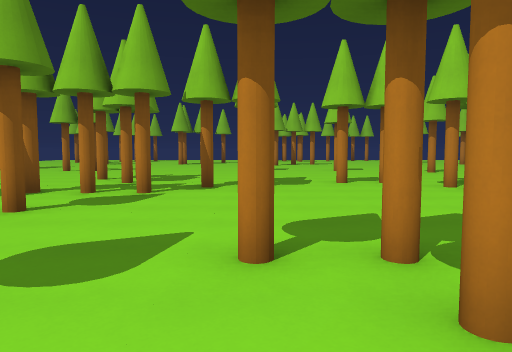
[1] (above)

24 first-person views from a walk through a 3-D level made in the Godot game engine. The camera is 1.5 m above the floor, tilts 4° down and sees 70° across. The floor is counted in squares, 2 m on a side. Each view is taken from the middle of a square. On the plan, view 1 faces up. The plan holds only what a view shows up to about 11 squares ahead; the rest is blank. The place goes on beyond the plan.

[2]
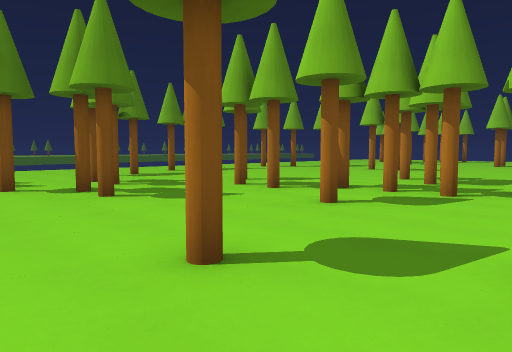

[3]
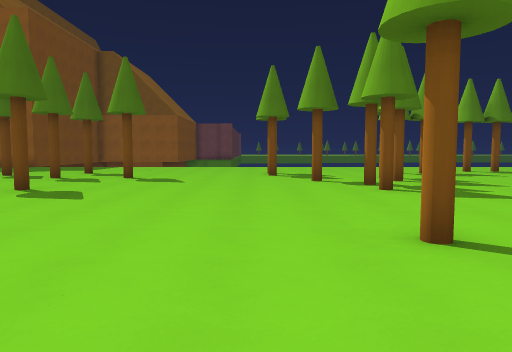

[4]
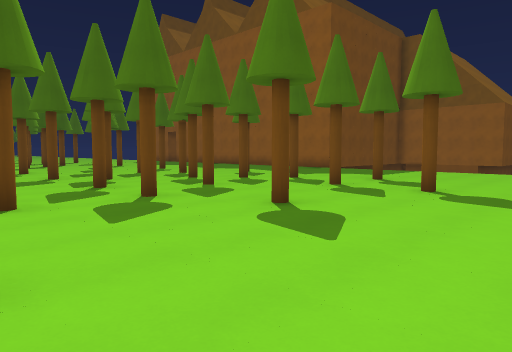

[5]
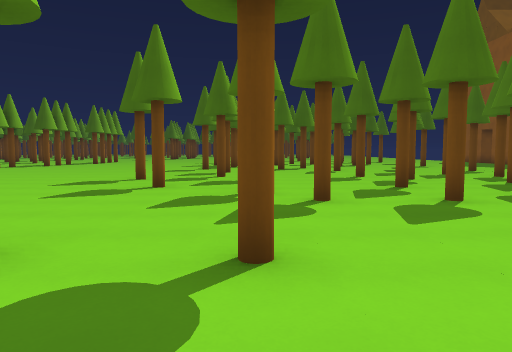

[6]
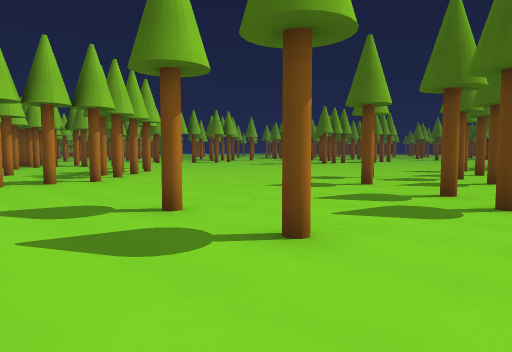

[7]
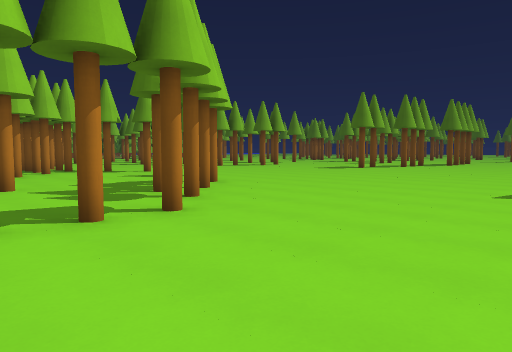

[8]
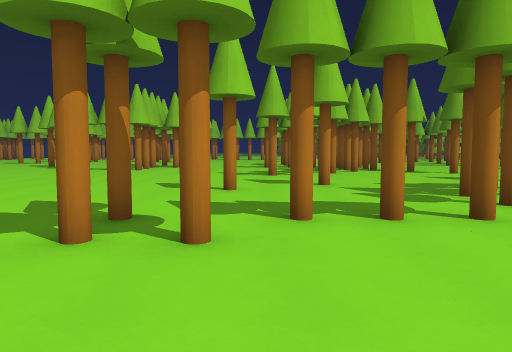

[9]
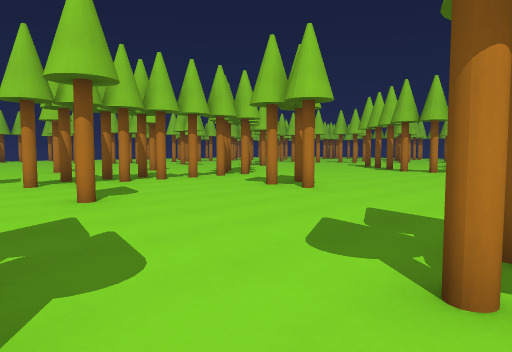

[10]
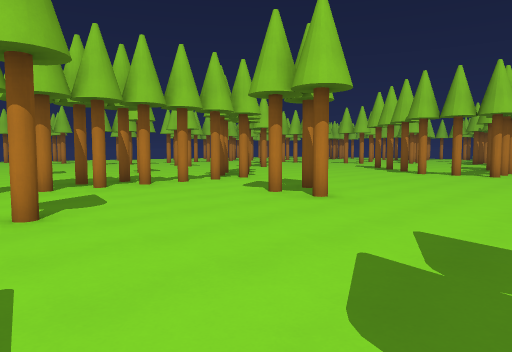

[11]
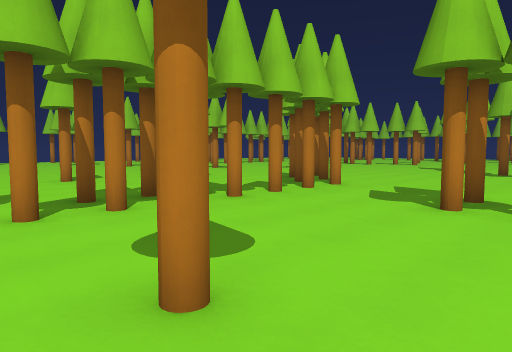

[12]
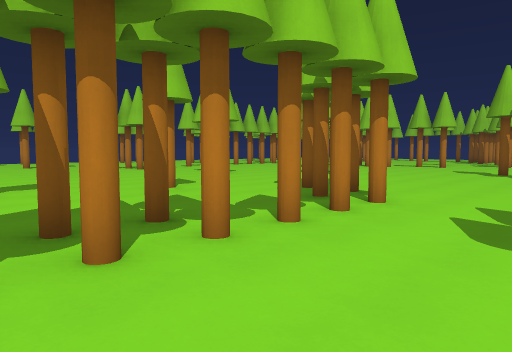

[13]
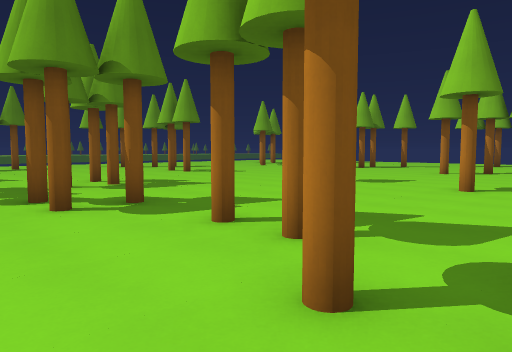

[14]
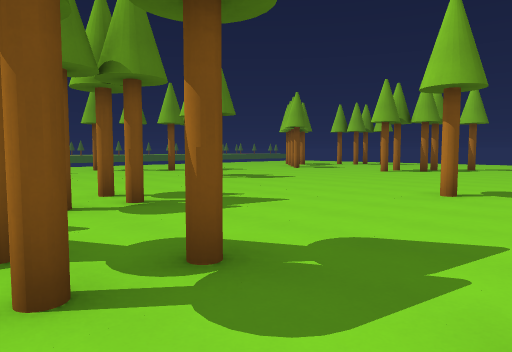

[15]
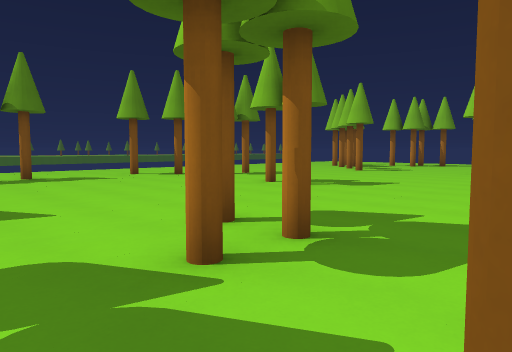

[16]
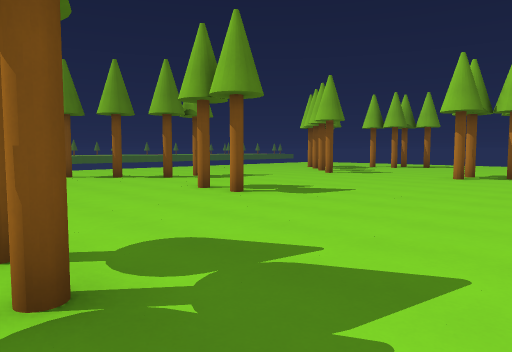

[17]
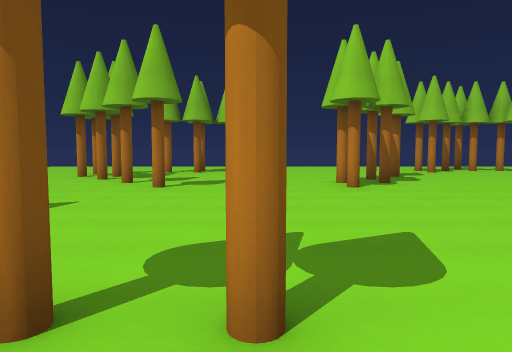

[18]
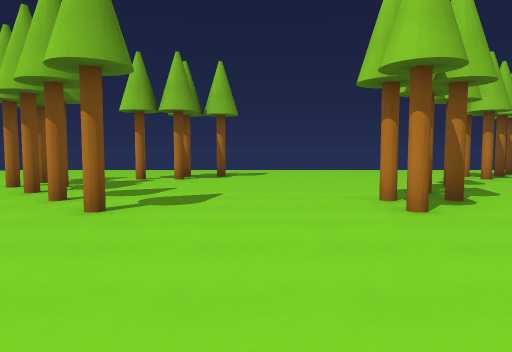

[19]
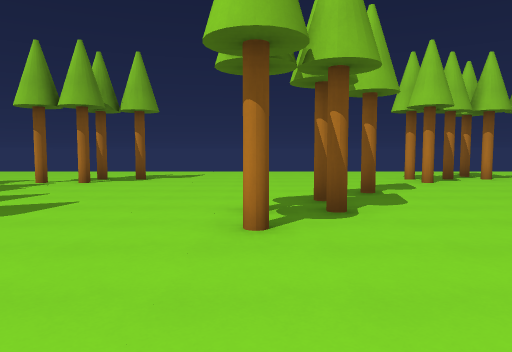

[20]
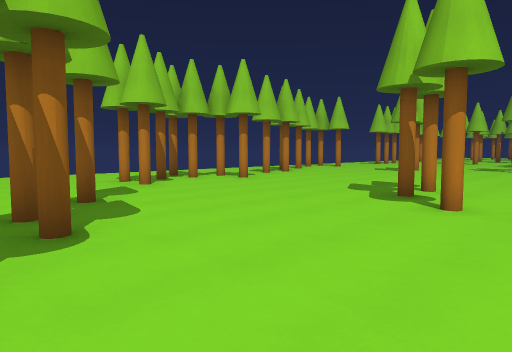

[21]
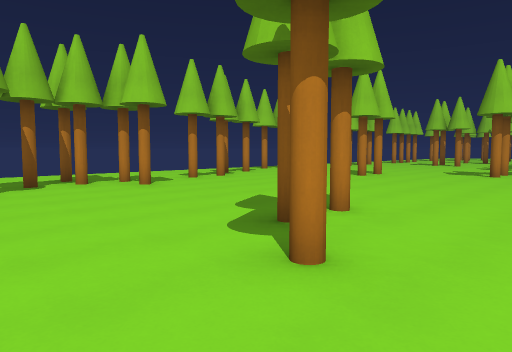

[22]
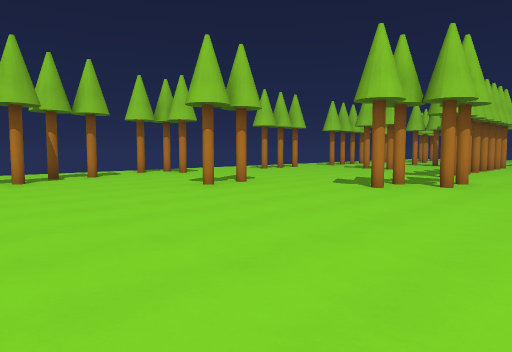

[23]
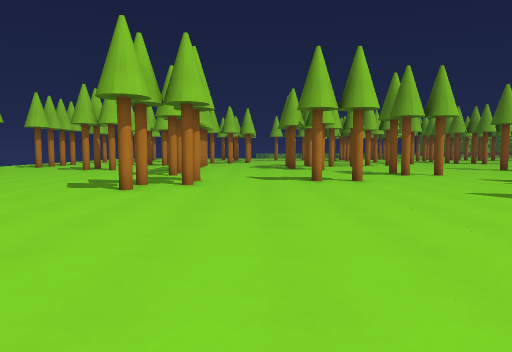

[24]
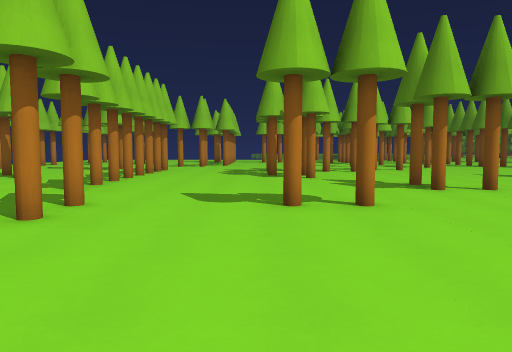

### Floor plan
Key: @ floor where view 1 was taken; # wall or solid block; x gap in a wall; . floor; T thing the floor can be seen under or through.
Columns run from 14 left of view 1 to 19 right of it. Each row starts with its distance up from view 1.
 28               ....  ..
 27    ....... ........ .##
 26    ...##......#x##.##...
 25    ..##..................
 24   ........................  ..   x
 23   .##.......#..........##.....  ..
 22   ................................
 21    ..#....##.....................
 20    ...#.........##.......##..#xxxx
 19     ...........#..........##......
 18      .............................
 17      .............................
 16      ............................#
 15     .............. .............##
 14    #...##.....#..#................
 13   #.................#........##...
 12    ....................#..........
 11   ...............................
 10  .#.......##.............##.......
  9  ...............##.TTT..##........
  8      ........##...TTTTxx#.......#
  7     ...#..TTT..................
  6     ....##....................#
  5     .......#......#...##.....
  4    ..##......................
  3    ....##.....##.............#x
  2    ...#.....#..# .............
  1     #......................
  0     ..........@...##......
 -1     ........... ......#....
 -2     ...............#.......
 -3 .....#......#.#........#..##
 -4 ........#..........#.......#
 -5  ..#.#..............##......
 -6   .......#.#.........##....
 -7    .#..#....#..............
 -8     .#...#....#.........
 -9      .#.................
-10       ..#...#..#.......
-11      #...#...#........
-12        ..... ........
-13              #   ...
-14                  ..

Where each view was taken, in squares from view 1:
view 1: 0 up, 0 right, facing up
view 2: 0 up, 0 right, facing up-left
view 3: 0 up, 1 right, facing left
view 4: 1 down, 2 left, facing down-left
view 5: 1 down, 2 left, facing down
view 6: 1 down, 4 left, facing down-right
view 7: 2 down, 1 right, facing down-right
view 8: 2 down, 1 right, facing right
view 9: 1 down, 2 right, facing up-right
view 10: 0 up, 3 right, facing up-right
view 11: 3 up, 3 right, facing up-right
view 12: 5 up, 5 right, facing up-right
view 13: 6 up, 5 right, facing up-left
view 14: 7 up, 2 right, facing up-left
view 15: 7 up, 1 left, facing up-left
view 16: 9 up, 1 left, facing up-left
view 17: 12 up, 6 left, facing up
view 18: 15 up, 6 left, facing up
view 19: 16 up, 4 left, facing up
view 20: 17 up, 4 left, facing up-right
view 21: 17 up, 1 left, facing up-right
view 22: 16 up, 4 right, facing up-right
view 23: 17 up, 4 right, facing right
view 24: 16 up, 8 right, facing right
